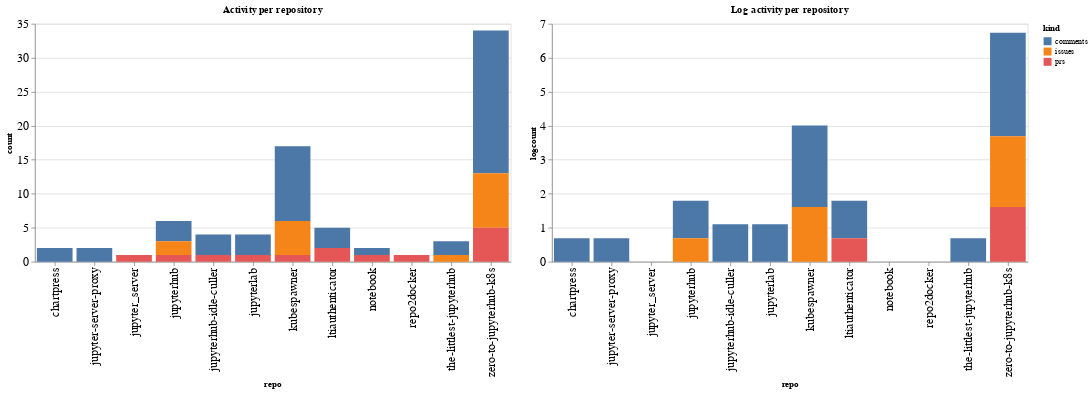

Notebook code for this chart:
### Code cell
ch1 = alt.Chart(repo_summaries, width=600, title="Activity per repository").mark_bar().encode(
    x='repo',
    y='count',
    color='kind',
    tooltip="kind"
)

ch2 = alt.Chart(repo_summaries, width=600, title="Log activity per repository").mark_bar().encode(
    x='repo',
    y='logcount',
    color='kind',
    tooltip="kind"
)

ch1 | ch2

### Figure 1 — Vega-Lite specification as saved in the notebook (floating-point values rounded to 4 significant figures)
{"config": {"axisLeft": {"labelFontSize": 15}, "axisBottom": {"labelFontSize": 15}}, "hconcat": [{"mark": "bar", "encoding": {"color": {"type": "nominal", "field": "kind"}, "tooltip": {"type": "nominal", "field": "kind"}, "x": {"type": "nominal", "field": "repo"}, "y": {"type": "quantitative", "field": "count"}}, "title": "Activity per repository", "width": 600}, {"mark": "bar", "encoding": {"color": {"type": "nominal", "field": "kind"}, "tooltip": {"type": "nominal", "field": "kind"}, "x": {"type": "nominal", "field": "repo"}, "y": {"type": "quantitative", "field": "logcount"}}, "title": "Log activity per repository", "width": 600}], "data": {"name": "data-0b5d994b4f73e862e137edfd3cfc7d11"}, "$schema": "https://vega.github.io/schema/vega-lite/v4.8.1.json", "datasets": {"data-0b5d994b4f73e862e137edfd3cfc7d11": [{"repo": "chartpress", "kind": "comments", "count": 2, "logcount": 0.6931}, {"repo": "jupyter-server-proxy", "kind": "comments", "count": 2, "logcount": 0.6931}, {"repo": "jupyter_server", "kind": "prs", "count": 1, "logcount": 0.0}, {"repo": "jupyterhub", "kind": "comments", "count": 3, "logcount": 1.099}, {"repo": "jupyterhub", "kind": "issues", "count": 2, "logcount": 0.6931}, {"repo": "jupyterhub", "kind": "prs", "count": 1, "logcount": 0.0}, {"repo": "jupyterhub-idle-culler", "kind": "comments", "count": 3, "logcount": 1.099}, {"repo": "jupyterhub-idle-culler", "kind": "prs", "count": 1, "logcount": 0.0}, {"repo": "jupyterlab", "kind": "comments", "count": 3, "logcount": 1.099}, {"repo": "jupyterlab", "kind": "prs", "count": 1, "logcount": 0.0}, {"repo": "kubespawner", "kind": "comments", "count": 11, "logcount": 2.398}, {"repo": "kubespawner", "kind": "issues", "count": 5, "logcount": 1.609}, {"repo": "kubespawner", "kind": "prs", "count": 1, "logcount": 0.0}, {"repo": "ltiauthenticator", "kind": "comments", "count": 3, "logcount": 1.099}, {"repo": "ltiauthenticator", "kind": "prs", "count": 2, "logcount": 0.6931}, {"repo": "notebook", "kind": "comments", "count": 1, "logcount": 0.0}, {"repo": "notebook", "kind": "prs", "count": 1, "logcount": 0.0}, {"repo": "repo2docker", "kind": "prs", "count": 1, "logcount": 0.0}, {"repo": "the-littlest-jupyterhub", "kind": "comments", "count": 2, "logcount": 0.6931}, {"repo": "the-littlest-jupyterhub", "kind": "issues", "count": 1, "logcount": 0.0}, {"repo": "zero-to-jupyterhub-k8s", "kind": "comments", "count": 21, "logcount": 3.045}, {"repo": "zero-to-jupyterhub-k8s", "kind": "issues", "count": 8, "logcount": 2.079}, {"repo": "zero-to-jupyterhub-k8s", "kind": "prs", "count": 5, "logcount": 1.609}]}}
